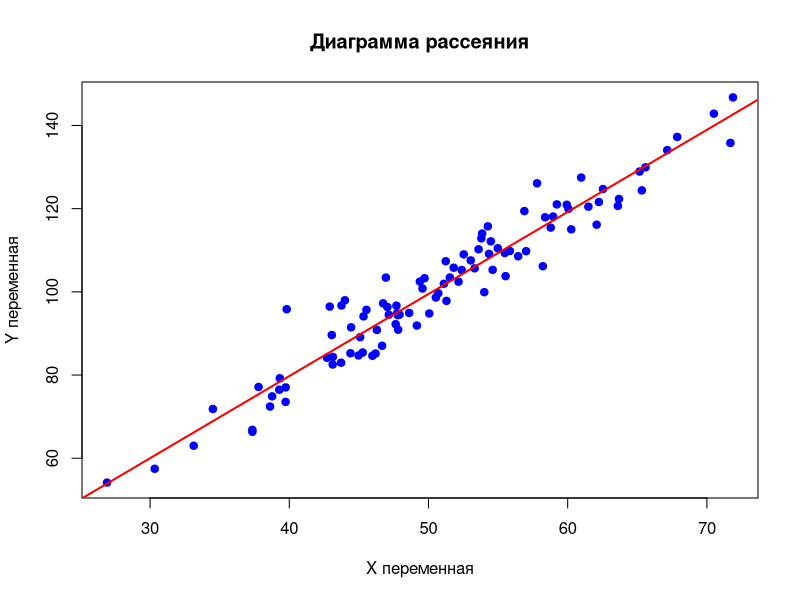

The R script that drew this image:
# Генерация случайного имени файла
random_name <- paste0("scatter_plot_", sample(100000:999999, 1), ".png")

# Генерация случайных данных
set.seed(123) # Для воспроизводимости
x <- rnorm(100, mean = 50, sd = 10)
y <- 2 * x + rnorm(100, mean = 0, sd = 5)

# Открытие устройства для сохранения изображения
png(random_name)

# Создание диаграммы рассеяния
plot(x, y, 
     main = "Диаграмма рассеяния",
     xlab = "X переменная",
     ylab = "Y переменная",
     pch = 19, 
     col = "blue")

# Добавление линии регрессии
abline(lm(y ~ x), col = "red", lwd = 2)

# Закрытие устройства
dev.off()

# Вывод имени созданного файла
cat("График сохранен в файл:", random_name, "\n")
